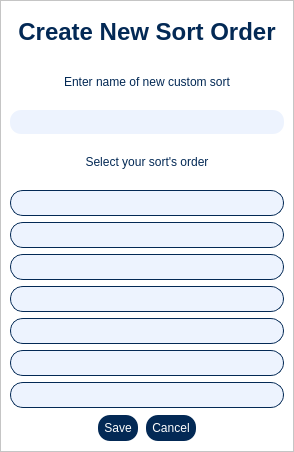
<?xml version="1.0" encoding="UTF-8"?>
<ui version="4.0">
 <class>CustomSort</class>
 <widget class="QDialog" name="CustomSort">
  <property name="geometry">
   <rect>
    <x>0</x>
    <y>0</y>
    <width>294</width>
    <height>452</height>
   </rect>
  </property>
  <property name="windowTitle">
   <string>Create New Sort Order</string>
  </property>
  <property name="windowIcon">
   <iconset resource="../images.qrc">
    <normaloff>:/icon32.ico</normaloff>:/icon32.ico</iconset>
  </property>
  <property name="styleSheet">
   <string notr="true">

QDialog{
background-color:white;
}


QPushButton{
    background-color: rgb(3, 41, 85);
	color: white;
    border-radius: 13px;
    padding: 5px;




    border-style: outset;
    border-width: 2px;
	border-color: rgba(0,0,0,0);
    min-width: 5em;
}


/* For the next/prev Error buttons. Just to make them a bit smaller. not as wide*/


QPushButton#prevErrButton{
	min-width: 1em;
}
QPushButton#nextErrButton{
    min-width: 1em;
}




QPushButton:pressed {
	/* Color to use for clicking*/
    background-color: rgb(7, 100, 207);
    border-style: inset;
}



QFrame
{
background:rgb(255,255,255);


color:rgb(3, 41, 85);
}


QComboBox{
	
	border-color: rgb(3, 41, 85);
	border-width: 1px;        
	border-style: solid;
	color:rgb(3, 41, 85);


	background-color:rgb(223, 229, 234);
	co	lor:rgb(3, 41, 85);




	border-radius: 13px;
	padding:4px;
}


QComboBox::down-arrow {
	/* Add Css for the drop down menus*/
}








</string>
  </property>
  <layout class="QGridLayout" name="gridLayout">
   <property name="leftMargin">
    <number>0</number>
   </property>
   <property name="topMargin">
    <number>0</number>
   </property>
   <property name="rightMargin">
    <number>0</number>
   </property>
   <property name="bottomMargin">
    <number>0</number>
   </property>
   <property name="spacing">
    <number>0</number>
   </property>
   <item row="0" column="0">
    <widget class="QFrame" name="frame">
     <property name="frameShape">
      <enum>QFrame::StyledPanel</enum>
     </property>
     <property name="frameShadow">
      <enum>QFrame::Raised</enum>
     </property>
     <layout class="QVBoxLayout" name="verticalLayout">
      <item>
       <widget class="QLabel" name="sort_label">
        <property name="font">
         <font>
          <pointsize>18</pointsize>
         </font>
        </property>
        <property name="styleSheet">
         <string notr="true"/>
        </property>
        <property name="text">
         <string>&lt;html&gt;&lt;head/&gt;&lt;body&gt;&lt;p&gt;&lt;span style=&quot; font-weight:600;&quot;&gt;Create New Sort Order&lt;/span&gt;&lt;/p&gt;&lt;/body&gt;&lt;/html&gt;</string>
        </property>
        <property name="alignment">
         <set>Qt::AlignCenter</set>
        </property>
       </widget>
      </item>
      <item>
       <widget class="QLabel" name="label">
        <property name="text">
         <string>Enter name of new custom sort</string>
        </property>
        <property name="alignment">
         <set>Qt::AlignCenter</set>
        </property>
       </widget>
      </item>
      <item>
       <widget class="QLineEdit" name="sort_name">
        <property name="styleSheet">
         <string notr="true">
color:rgb(3, 41, 85);
background-color:#EDF3FE;
border-radius: 11px;
padding:4px;

</string>
        </property>
        <property name="alignment">
         <set>Qt::AlignCenter</set>
        </property>
        <property name="dragEnabled">
         <bool>true</bool>
        </property>
        <property name="clearButtonEnabled">
         <bool>false</bool>
        </property>
       </widget>
      </item>
      <item>
       <widget class="QLabel" name="label_2">
        <property name="text">
         <string>Select your sort's order</string>
        </property>
        <property name="alignment">
         <set>Qt::AlignCenter</set>
        </property>
       </widget>
      </item>
      <item>
       <widget class="QComboBox" name="field_0">
        <property name="styleSheet">
         <string notr="true">QComboBox {
   color:rgb(3, 41, 85);
background-color:#EDF3FE;


    /*padding: 1px 0px 1px 3px; /* This (useless) line resolves a bug with the font color */
}


QComboBox:focus {
    color: red;
}


QComboBox::drop-down 
{
    border: 0px; /* This seems to replace the whole arrow of the combo box */
	padding-right:10px;
}


/* Define a new custom arrow icon for the combo box */
QComboBox::down-arrow {
    image: url(:/dropdown.png);
    width: 14px;
    height: 14px;
}
</string>
        </property>
        <item>
         <property name="text">
          <string/>
         </property>
        </item>
       </widget>
      </item>
      <item>
       <widget class="QComboBox" name="field_1">
        <property name="styleSheet">
         <string notr="true">QComboBox {
   color:rgb(3, 41, 85);
background-color:#EDF3FE;


    /*padding: 1px 0px 1px 3px; /* This (useless) line resolves a bug with the font color */
}


QComboBox:focus {
    color: red;
}


QComboBox::drop-down 
{
    border: 0px; /* This seems to replace the whole arrow of the combo box */
	padding-right:10px;
}


/* Define a new custom arrow icon for the combo box */
QComboBox::down-arrow {
    image: url(:/dropdown.png);
    width: 14px;
    height: 14px;
}
</string>
        </property>
       </widget>
      </item>
      <item>
       <widget class="QComboBox" name="field_2">
        <property name="styleSheet">
         <string notr="true">QComboBox {
   color:rgb(3, 41, 85);
background-color:#EDF3FE;


    /*padding: 1px 0px 1px 3px; /* This (useless) line resolves a bug with the font color */
}


QComboBox:focus {
    color: red;
}


QComboBox::drop-down 
{
    border: 0px; /* This seems to replace the whole arrow of the combo box */
	padding-right:10px;
}


/* Define a new custom arrow icon for the combo box */
QComboBox::down-arrow {
    image: url(:/dropdown.png);
    width: 14px;
    height: 14px;
}
</string>
        </property>
       </widget>
      </item>
      <item>
       <widget class="QComboBox" name="field_3">
        <property name="styleSheet">
         <string notr="true">QComboBox {
   color:rgb(3, 41, 85);
background-color:#EDF3FE;


    /*padding: 1px 0px 1px 3px; /* This (useless) line resolves a bug with the font color */
}


QComboBox:focus {
    color: red;
}


QComboBox::drop-down 
{
    border: 0px; /* This seems to replace the whole arrow of the combo box */
	padding-right:10px;
}


/* Define a new custom arrow icon for the combo box */
QComboBox::down-arrow {
    image: url(:/dropdown.png);
    width: 14px;
    height: 14px;
}
</string>
        </property>
       </widget>
      </item>
      <item>
       <widget class="QComboBox" name="field_4">
        <property name="styleSheet">
         <string notr="true">QComboBox {
   color:rgb(3, 41, 85);
background-color:#EDF3FE;


    /*padding: 1px 0px 1px 3px; /* This (useless) line resolves a bug with the font color */
}


QComboBox:focus {
    color: red;
}


QComboBox::drop-down 
{
    border: 0px; /* This seems to replace the whole arrow of the combo box */
	padding-right:10px;
}


/* Define a new custom arrow icon for the combo box */
QComboBox::down-arrow {
    image: url(:/dropdown.png);
    width: 14px;
    height: 14px;
}
</string>
        </property>
       </widget>
      </item>
      <item>
       <widget class="QComboBox" name="field_5">
        <property name="styleSheet">
         <string notr="true">QComboBox {
   color:rgb(3, 41, 85);
background-color:#EDF3FE;


    /*padding: 1px 0px 1px 3px; /* This (useless) line resolves a bug with the font color */
}


QComboBox:focus {
    color: red;
}


QComboBox::drop-down 
{
    border: 0px; /* This seems to replace the whole arrow of the combo box */
	padding-right:10px;
}


/* Define a new custom arrow icon for the combo box */
QComboBox::down-arrow {
    image: url(:/dropdown.png);
    width: 14px;
    height: 14px;
}
</string>
        </property>
       </widget>
      </item>
      <item>
       <widget class="QComboBox" name="field_6">
        <property name="styleSheet">
         <string notr="true">QComboBox {
   color:rgb(3, 41, 85);
background-color:#EDF3FE;


    /*padding: 1px 0px 1px 3px; /* This (useless) line resolves a bug with the font color */
}


QComboBox:focus {
    color: red;
}


QComboBox::drop-down 
{
    border: 0px; /* This seems to replace the whole arrow of the combo box */
	padding-right:10px;
}


/* Define a new custom arrow icon for the combo box */
QComboBox::down-arrow {
    image: url(:/dropdown.png);
    width: 14px;
    height: 14px;
}
</string>
        </property>
       </widget>
      </item>
      <item>
       <layout class="QHBoxLayout" name="horizontalLayout">
        <item>
         <widget class="QDialogButtonBox" name="buttonBox">
          <property name="cursor">
           <cursorShape>PointingHandCursor</cursorShape>
          </property>
          <property name="orientation">
           <enum>Qt::Horizontal</enum>
          </property>
          <property name="standardButtons">
           <set>QDialogButtonBox::Cancel|QDialogButtonBox::Save</set>
          </property>
          <property name="centerButtons">
           <bool>true</bool>
          </property>
         </widget>
        </item>
       </layout>
      </item>
     </layout>
    </widget>
   </item>
  </layout>
 </widget>
 <resources>
  <include location="../images.qrc"/>
 </resources>
 <connections/>
</ui>
